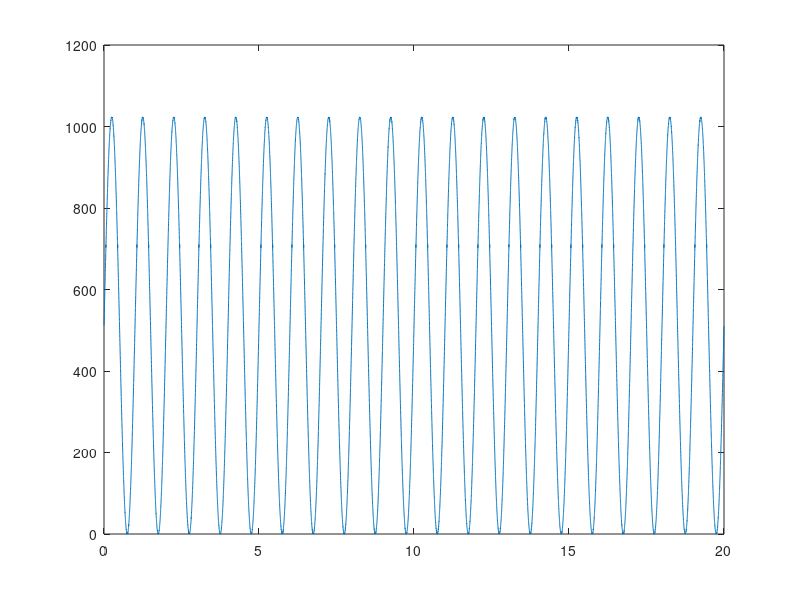

Recreate this plot in MATLAB. (Note: this script raises an error after producing the figure.)
%% Example of the QWTB use
% Data are simulated and QWTB is used with different algorithms.

%% First prepare simulated data. Suppose ADC sampled sinewave, ADC returned codes:
% Sine wave:
t=[0:1/1e3:20];
y = sin(2*pi*t);

%%
% Add noise:
y = y + normrnd(0,1e-3,size(y));
bits = 10;

%%
% Calculate codes values. It is simualted by quantization and scaling. Usually
% it can be obtained directly by the ADC. Suppose ADC range is -1..1:
codes = y;
rmin = -1;
rmax = 1;
levels = 2.^bits - 1;
codes(codes<rmin) = rmin;
codes(codes>rmax) = rmax;
codes = round((codes-rmin)./2.*levels);

%%
% Introduce ADC error. Instead of generating code 700 ADC erroneously generates 710:
codes(codes==700) = 710;

%%
% The time series returned by ADC is:
figure
%plot(t, (y+1).*1/2.*levels, t, codes);
stairs(t, codes);

%%
% Data is simulated, now create data structure for QWTB.
datain.t.v=t;
datain.y.v = codes;
datain.bits.v = 10;

% Calculation settings structure. Uncertainties are not required.
calcset.unc = '';

% -----------------------------------------------------------------------
%% 1. example use of QWTB - get signal phase:
% Calculate frequency by means of PSFE:
dataout = qwtb('PSFE', datain, calcset);
disp(['calculated frequency is: ' num2str(dataout.f.v, 9) ' Hz'])

%% 2. example use of QWTB - get INL of ADC:
% Calculate integral nonlinearity by means of ADCToolbox:
dataout = qwtb('INL', datain, calcset);
figure
plot(dataout.INL.v)
title('Integral nonlinearity')

% vim settings modeline: vim: foldmarker=%<<<,%>>> fdm=marker fen ft=octave textwidth=80
